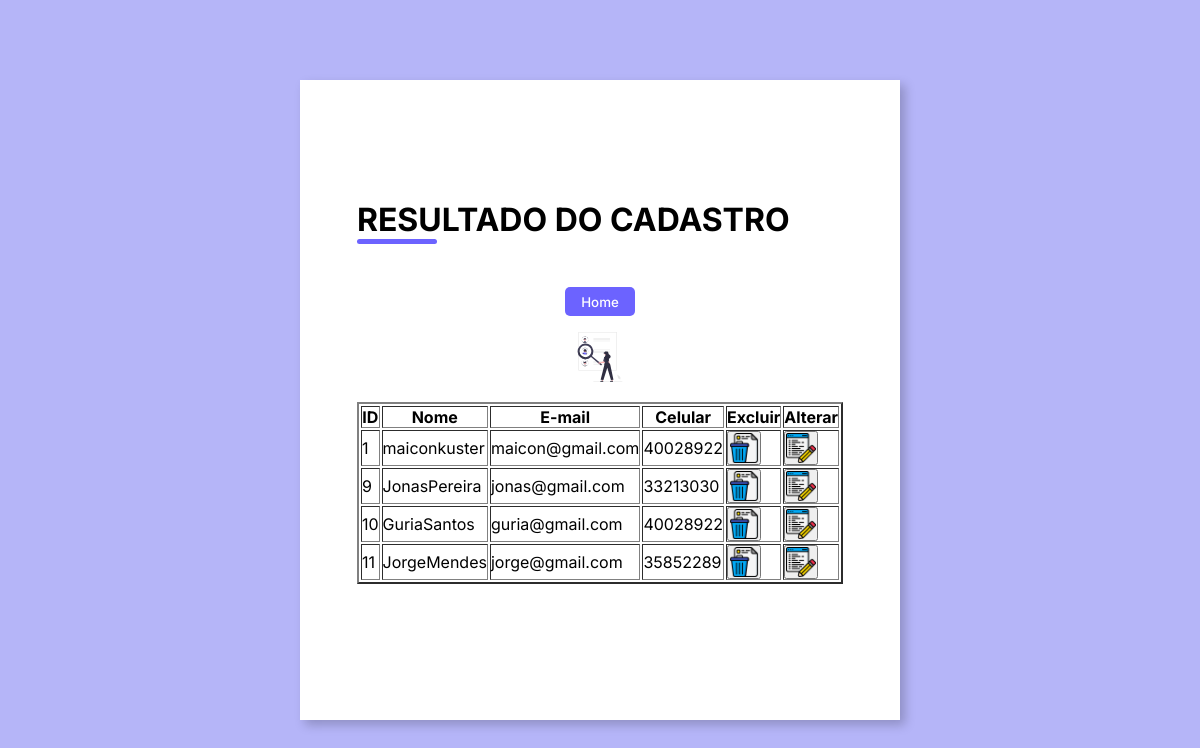
The app's page /listar.php with its own data.
### tables this page shows
CREATE TABLE `usuario` (
  `id` int(11) NOT NULL,
  `nome` varchar(200) NOT NULL,
  `sobrenome` varchar(200) NOT NULL,
  `cpf` char(15) NOT NULL,
  `email` varchar(200) NOT NULL,
  `celular` char(15) NOT NULL,
  `senha` varchar(100) NOT NULL
);

### ClassUsuarioDAO.php (called while the page is built, shortened)
<?php
class ClassUsuarioDAO {
            ?>
            <?php
public function listar() {
    try {
        $pdo = Conexao::getInstance();
        $sql = "SELECT id, nome, sobrenome, cpf, email, celular FROM usuario";
        $stmt = $pdo->prepare($sql);
        $stmt->execute();
        return $stmt->fetchAll();
    } catch (PDOException $erro) {
        return $erro->getMessage();
    }
}
}

### listar.php (the view, shortened to what this page needs)
<?php require_once 'ClassUsuarioDAO.php'; ?>
<head>
    <link rel="stylesheet" href="assets/css/style.css">
</head>
<body>
    <div class="container">
        <div class="form">
            <form action="ControleUsuario.php" method="POST">
                <div class="form-header">
                    <div class="title">
                        <h1>RESULTADO DO CADASTRO</h1>
                    </div>
                </div>
				<div class="login-button">
                        <button><a href="index.php">Home</a></button>
                    </div>
                <div class="input-group">
<?php
$classUsuarioDAO = new ClassUsuarioDAO();
$array = $classUsuarioDAO->listar();
echo "<center>";
echo "<table border=2>";
echo "  <tr>";
echo "      <th>ID        </th> ";
echo "      <th>Nome      </th> ";
echo "      <th>E-mail    </th> ";
echo "      <th>Celular   </th> ";
echo "      <th>Excluir   </th> ";
echo "      <th>Alterar   </th>";
echo "  </tr>";
echo "</center>";
foreach ($array as $usuario) {
    echo "<tr>";
    echo "<td>" . $usuario['id'] . "</td>";
    echo "<td>" . $usuario['nome'] . $usuario['sobrenome'] . "</td>";
	echo "<td>" . $usuario['email'] . "</td>";
    echo "<td>" . $usuario['celular'] . "</td>";
    echo "<td> ";
    ?>
    <form action="excluir.php" method="GET">
        <button>
            <img src='assets/img/deletar.png' width="30px" height="30px">
        </button>
    </form>
    <?php
    echo "</td> ";
    echo "<td> ";
    ?>
    <form action="alterar.php" method="GET">
        <button>
            <img src='assets/img/editar.png' width="30px" height="30px">
        </button>
    </form>
    <?php
    echo "</td> ";
    echo "</tr>";
}
?>
<a href="index.php"><img src='assets/img/people.svg' width=50px height=50px></a><br><br>
                </div>
            </form>
        </div>
    </div>
</body>
</html>

### assets/css/style.css (style rules this page uses)
* { padding: 0; margin: 0; font-family: 'Inter', sans-serif; }
body { width: 100%; height: 100vh; display: flex; justify-content: center; align-items: center; background: #0c0ce94d; }
.container { width: 80%; height: 80vh; display: flex; box-shadow: 5px 5px 10px rgba(0, 0, 0, 0.212); }
.form { width: 50%; display: flex; flex-direction: column; justify-content: center; align-items: center; background-color: #fff; padding: 3rem; }
.form-header { margin-bottom: 3rem; display: flex; justify-content: space-between; }
.login-button { display: flex; align-items: center; justify-content: center; width: 100%; }
.login-button button { border: none; background-color: #6c63ff; padding: 0.4rem 1rem; border-radius: 5px; cursor: pointer; display: inline; justify-content: flex-start; }
.login-button button a { text-decoration: none; font-weight: 500; color: #fff; }
.form-header h1::after { content: ''; display: block; width: 5rem; height: 0.3rem; background-color: #6c63ff; margin: 0 auto; position: absolute; border-radius: 10px; }
.input-group { display: flex; flex-wrap: wrap; justify-content: space-between; padding: 1rem 0; }
@media screen and (max-width: 1330px) { .container { width: 50%; } }
@media screen and (max-width: 1330px) { .form { width: 100%; } }

### records on screen
usuario: id "1", nome "maicon", sobrenome "kuster", email "maicon@gmail.com", celular "40028922"
usuario: id "9", nome "Jonas", sobrenome "Pereira", email "jonas@gmail.com", celular "33213030"
usuario: id "10", nome "Guria", sobrenome "Santos", email "guria@gmail.com", celular "40028922"
usuario: id "11", nome "Jorge", sobrenome "Mendes", email "jorge@gmail.com", celular "35852289"
